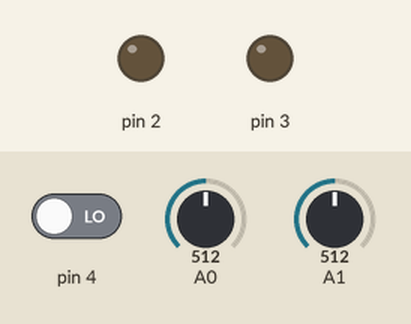
A sketch run on a simulated Arduino Uno, built with avr-gcc and run on an emulated ATmega328P. Parts: output pins drawn as LEDs (lit = HIGH). Inputs (shaded band) come from the test bench; at power-on: A1 = 512, pin 4 LOW, A0 = 512. What the sketch prints to the serial monitor is not drawn.

Above: at 1.2 s.
1.3 s: A1 set to 135
2.8 s: A1 set to 109
At 3.5 s:
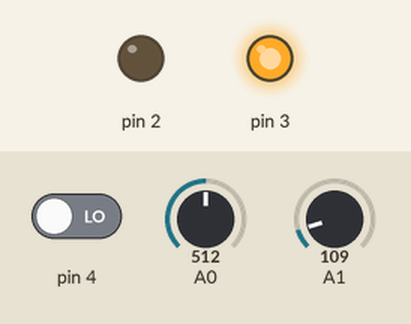
4.4 s: pin 4 driven HIGH
At 5.0 s:
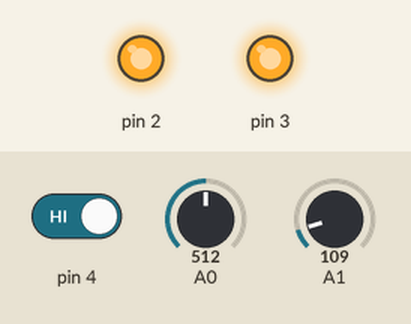
6.0 s: A1 set to 190
At 6.4 s:
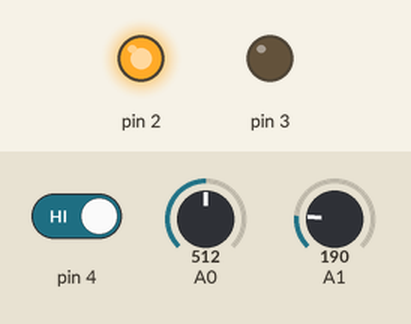
7.6 s: A1 set to 122
At 8.9 s:
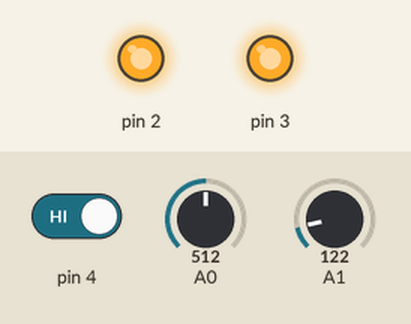
9.2 s: A1 set to 306
At 10.5 s:
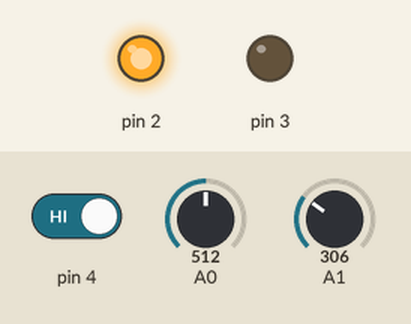
Timing chart, 0 to 11.8 s (numbered marks = the images above; inputs shaded):
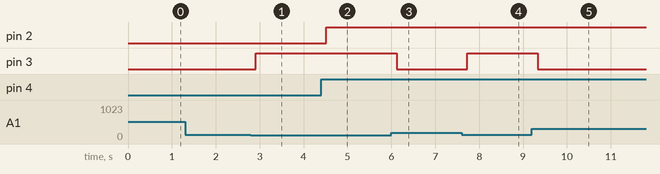

The sketch:

20230110iot_smart_home21.ino
```cpp
void setup()
{
  pinMode(2, OUTPUT);
  pinMode(4, INPUT);
  Serial.begin(9600);
  pinMode(3, OUTPUT);
  pinMode(5, OUTPUT);
}

void loop()
{

  int cds_sensor_value=0;
  int PIR_sensor_value=0;
  int temp_sensor_value=0;
  int gas_sensor_value=0;
  float temp;
  cds_sensor_value=analogRead(A0);
  PIR_sensor_value=digitalRead(4);
  temp_sensor_value=analogRead(A1);

  delay(100);
  temp=temp_sensor_value*5.0/1024.0;
  temp=(temp-0.5)*100.0;
  //Serial.println(cds_sensor_value);
  //Serial.println(PIR_sensor_value);
  //Serial.println(temp);
  Serial.println(gas_sensor_value);

  if(gas_sensor_value>=180)
  {
    tone(5, 600, 1000);(1000);
  }
  else
  {
    noTone(5);
  }
  if(PIR_sensor_value==1)
  {
    digitalWrite(2, HIGH);
  }
  else
  {
    digitalWrite(2, LOW);
  }

 if(temp<=10)
 {
   digitalWrite(3, HIGH);
 }
  else
  {
    digitalWrite(3, LOW);
  }
}
```

Measured:
- the behaviour switches between 123 and 122 on A1 (found by bisection; images 0 and 1)
- after the input at 1.3 s, every drawn part: stays the same
- after the input at 2.8 s, pin 3: LOW → HIGH after 0.11 s
- after the input at 4.4 s, pin 2: LOW → HIGH after 0.12 s
- after the input at 6.0 s, pin 3: HIGH → LOW after 0.12 s
- after the input at 7.6 s, pin 3: LOW → HIGH after 0.13 s
- after the input at 9.2 s, pin 3: HIGH → LOW after 0.13 s
